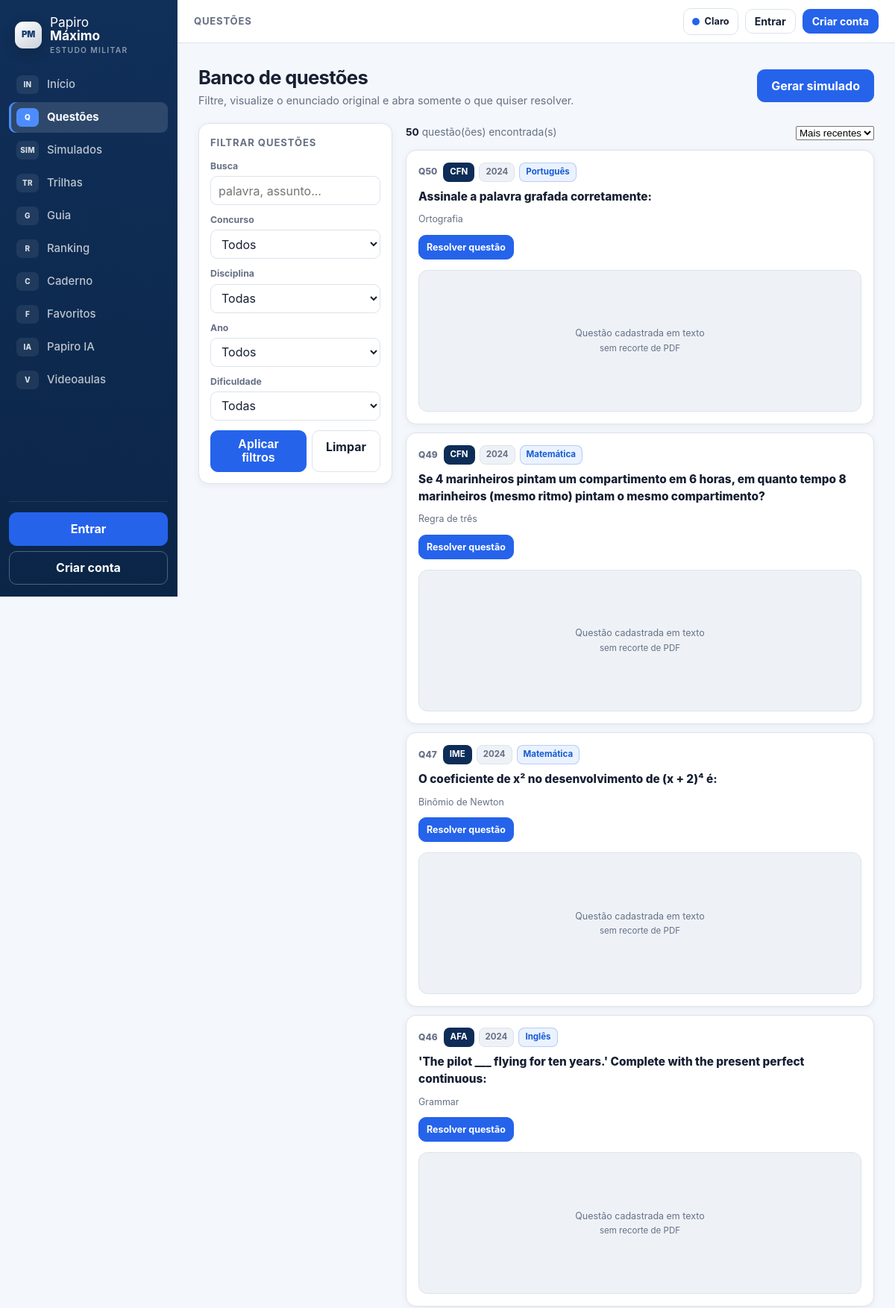
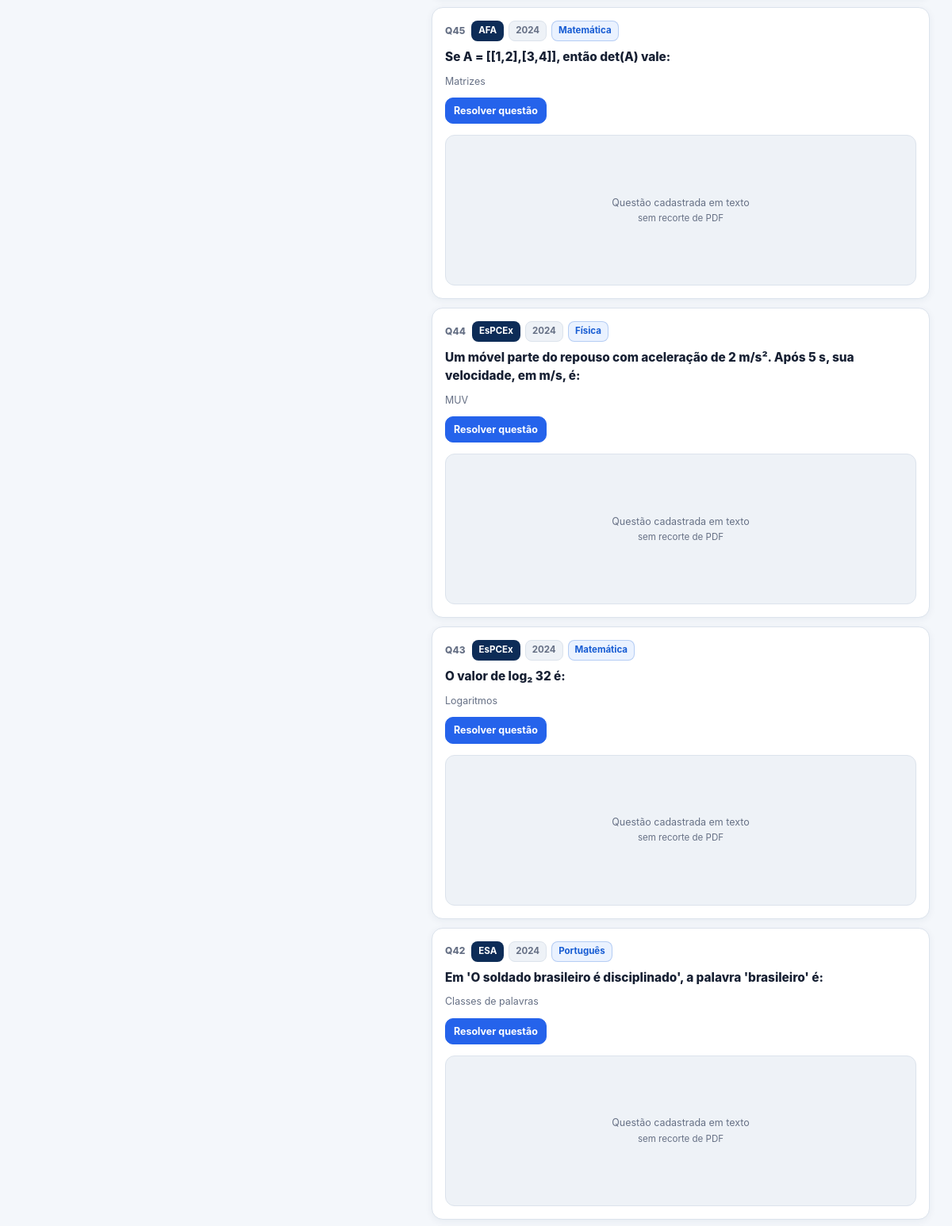
Screenshot of /questoes.php (upper part) with the database file from the repository (2 pictures, top to bottom).
### tables this page shows
CREATE TABLE IF NOT EXISTS questoes (
  id INT AUTO_INCREMENT PRIMARY KEY,
  slug VARCHAR(40) NOT NULL UNIQUE,
  concurso VARCHAR(20) NOT NULL DEFAULT 'Outro',
  ano INT NOT NULL DEFAULT 2024,
  numero INT NOT NULL DEFAULT 0,
  pagina INT NOT NULL DEFAULT 0,
  regiao VARCHAR(32) NOT NULL DEFAULT '',
  materia VARCHAR(50) NOT NULL DEFAULT 'Geral',
  assunto VARCHAR(100) NOT NULL DEFAULT '',
  dificuldade VARCHAR(10) NOT NULL DEFAULT 'Médio',
  enunciado TEXT NOT NULL,
  alt_a TEXT NOT NULL,
  alt_b TEXT NOT NULL,
  alt_c TEXT NOT NULL,
  alt_d TEXT NOT NULL,
  alt_e TEXT NOT NULL,
  gabarito TINYINT NOT NULL DEFAULT -1,
  resolucao TEXT NOT NULL,
  origem VARCHAR(120) NOT NULL DEFAULT '',
  ativo TINYINT NOT NULL DEFAULT 1,
  created_by INT NULL,
  created_at TIMESTAMP DEFAULT CURRENT_TIMESTAMP
);

### includes/config.php (called while the page is built, shortened)
<?php
function url(string $path = ''): string {
    $p = trim($path);
    return BASE_URL . '/' . ltrim($p, '/');
}

### includes/helpers.php (called while the page is built, shortened)
<?php
function concurso_nome(string $c): string { return CONCURSO_NOMES[$c] ?? $c; }
function e($s): string { return htmlspecialchars((string)($s ?? ''), ENT_QUOTES, 'UTF-8'); }

### questoes.php (the view, shortened to what this page needs)
<?php
$user = current_user();
$uid = $user ? (int)$user['id'] : 0;
$pdo = db();
$fBusca = trim((string)($_GET['busca'] ?? ''));
$fOrdem = (string)($_GET['ordem'] ?? 'recentes');
$where = ['q.ativo = 1']; $params = [];
$w = implode(' AND ', $where);
$st = $pdo->prepare("SELECT COUNT(*) FROM questoes q WHERE $w"); $st->execute($params); $total = (int)$st->fetchColumn();
$porPagina = 10; $paginas = max(1, (int)ceil($total / $porPagina)); $pag = min($paginas, max(1, (int)($_GET['pag'] ?? 1))); $offset = ($pag - 1) * $porPagina;
$orderSql = $fOrdem === 'antigas' ? 'q.ano ASC, q.id ASC' : ($fOrdem === 'materia' ? 'q.materia ASC, q.assunto ASC, q.id DESC' : 'q.ano DESC, q.id DESC');
$st = $pdo->prepare("SELECT q.* FROM questoes q WHERE $w ORDER BY $orderSql LIMIT $porPagina OFFSET $offset"); $st->execute($params); $lista = $st->fetchAll();
$respostas = $uid ? user_answers_map($uid, array_column($lista, 'id')) : [];
function preview_data(array $q): ?array {
    if (empty($q['origem']) || (int)($q['pagina'] ?? 0) <= 0) return null;
    $base = basename((string)$q['origem']);
    if (!preg_match('/^(\d*\.?\d+)-(\d*\.?\d+)$/', (string)($q['regiao'] ?? ''), $m)) return null;
    $y0=(float)$m[1]; $y1=(float)$m[2]; if (!($y1>$y0)) return null;
    return ['url'=>url('simulados/' . rawurlencode($base)),'page'=>(int)$q['pagina'],'y0'=>$y0,'y1'=>$y1];
}
include __DIR__ . '/includes/header.php';
?>
<div class="page-head">
  <div><h1>Banco de questões</h1><div class="muted">Filtre, visualize o enunciado original e abra somente o que quiser resolver.</div></div>
  <a class="btn btn-primary" href="<?= e(url('simulados.php')) ?>">Gerar simulado</a>
</div>
<div class="question-layout">
  <aside class="question-filter-panel">
    <h3>Filtrar questões</h3>
    <form method="get">
      <div><label for="busca">Busca</label><input id="busca" name="busca" value="<?= e($fBusca) ?>" placeholder="palavra, assunto..."></div>
      <div><label for="concurso">Concurso</label><select id="concurso" name="concurso"><option value="">Todos</option></select></div>
      <div><label for="materia">Disciplina</label><select id="materia" name="materia"><option value="">Todas</option></select></div>
      <div><label for="ano">Ano</label><select id="ano" name="ano"><option value="">Todos</option></select></div>
      <div><label for="dificuldade">Dificuldade</label><select id="dificuldade" name="dificuldade"><option value="">Todas</option></select></div>
      <div class="filter-actions"><button class="btn btn-primary" type="submit">Aplicar filtros</button><a class="btn" href="<?= e(url('questoes.php')) ?>">Limpar</a></div>
    </form>
  </aside>
  <section class="question-results">
    <div class="question-results-toolbar">
      <div class="question-count"><b><?= number_format($total,0,',','.') ?></b> questão(ões) encontrada(s)</div><span class="grow"></span>
      <form method="get"><select name="ordem" onchange="this.form.submit()"><option value="recentes" <?= $fOrdem==='recentes'?'selected':'' ?>>Mais recentes</option></select></form>
    </div>
    <?php foreach($lista as $q):
      $r=$respostas[(int)$q['id']]??null; $pv=preview_data($q);
      $snippet=trim(preg_replace('/\s+/u',' ',strip_tags((string)$q['enunciado']))??'');
    ?>
    <article class="question-card">
      <div class="question-card-main">
        <div class="question-meta"><span class="question-id">Q<?= (int)$q['id'] ?></span><span class="badge b-navy"><?= e(concurso_nome((string)$q['concurso'])) ?></span><?php if((int)$q['ano']>0): ?><span class="badge"><?= (int)$q['ano'] ?></span><?php endif; ?><span class="badge b-blue"><?= e($q['materia']) ?></span></div>
        <p class="question-title"><?= e($snippet) ?></p>
        <div class="question-topic"><?= e((string)$q['assunto']) ?><?= (int)($q['pagina']??0)>0 ? ' · PDF p. '.(int)$q['pagina'] : '' ?></div>
        <div class="question-actions"><a class="btn btn-primary" href="<?= e(url('resolver.php?id='.(int)$q['id'])) ?>">Resolver questão</a></div>
      </div>
      <?php if($pv): ?>
        <figure class="question-preview" data-question-preview data-pdf="<?= e($pv['url']) ?>" data-page="<?= (int)$pv['page'] ?>" data-y0="<?= e((string)$pv['y0']) ?>" data-y1="<?= e((string)$pv['y1']) ?>">
          <div class="question-preview-head"><b>Print da questão original</b><a href="<?= e($pv['url'] . '#page=' . (int)$pv['page']) ?>" target="_blank" rel="noopener">Abrir PDF</a></div>
          <div class="question-preview-placeholder">Carregando print da questão...</div>
          <canvas hidden aria-label="Prévia visual da questão"></canvas>
          <figcaption>PDF original · página <?= (int)$pv['page'] ?></figcaption>
        </figure>
      <?php else: ?><div class="question-preview"><div class="question-preview-placeholder">Questão cadastrada em texto<br><span class="question-source-note">sem recorte de PDF</span></div></div><?php endif; ?>
    </article>
    <?php endforeach; ?>
  </section>
</div>
<?php include __DIR__ . '/includes/footer.php'; ?>

### assets/css/style.css (style rules this page uses)
:root { --navy:#0b1b33; --navy2:#13294f; --navy3:#1d3a68; --gold:#e3a82b; --gold2:#f5c451; --gold-soft:#fdf3d7; --bg:#f1ecdd; --card:#fffdf6; --line:#e2d9c2; --ink:#1d2433; --muted:#6f6a5c; --ok:#15803d; --ok-bg:#e5f5e9; --err:#b91c1c; --err-bg:#fdecec; --info:#1d4ed8; --info-bg:#e8effe; --radius:14px; --shadow:0 2px 10px rgba(11,27,51,.08); }
* { box-sizing:border-box }
html { -webkit-text-size-adjust:100% }
body { margin:0;font-family:"Segoe UI",system-ui,-apple-system,Roboto,Arial,sans-serif;background:var(--bg);color:var(--ink);line-height:1.55 }
a { color:var(--navy3);text-decoration:none }
.muted { color:var(--muted);font-size:.9em }
.page-head { display:flex;align-items:center;gap:12px;margin:4px 0 16px;flex-wrap:wrap }
.page-head h1 { font-size:1.5rem;margin:0;color:var(--navy) }
.btn { display:inline-block;border:1px solid var(--navy);background:#fff;color:var(--navy);border-radius:10px;padding:9px 18px;font-weight:600;cursor:pointer;font-size:1rem }
.badge { display:inline-block;font-size:.78rem;font-weight:700;border-radius:20px;padding:2px 11px;background:#ece7d6;color:#5b5545;border:1px solid #d8cfb4;white-space:nowrap }
.b-navy { background:var(--navy);color:#fff;border-color:var(--navy) }
.b-blue { background:var(--info-bg);color:var(--info);border-color:#c3d3f5 }

### rows the page displays
questoes: id "50", concurso "CFN", ano "2024", materia "Português", enunciado "Assinale a palavra grafada corretamente:", assunto "Ortografia"
questoes: id "49", concurso "CFN", ano "2024", materia "Matemática", enunciado "Se 4 marinheiros pintam um compartimento em 6 horas, em quanto tempo 8 marinheiros (mesmo ritmo) pintam o mesmo compartimento?", assunto "Regra de três"
questoes: id "47", concurso "IME", ano "2024", materia "Matemática", enunciado "O coeficiente de x² no desenvolvimento de (x + 2)⁴ é:", assunto "Binômio de Newton"
questoes: id "46", concurso "AFA", ano "2024", materia "Inglês", enunciado "'The pilot ___ flying for ten years.' Complete with the present perfect continuous:", assunto "Grammar"
questoes: id "45", concurso "AFA", ano "2024", materia "Matemática", enunciado "Se A = [[1,2],[3,4]], então det(A) vale:", assunto "Matrizes"
questoes: id "44", concurso "EsPCEx", ano "2024", materia "Física", enunciado "Um móvel parte do repouso com aceleração de 2 m/s². Após 5 s, sua velocidade, em m/s, é:", assunto "MUV"
questoes: id "43", concurso "EsPCEx", ano "2024", materia "Matemática", enunciado "O valor de log₂ 32 é:", assunto "Logaritmos"
questoes: id "42", concurso "ESA", ano "2024", materia "Português", enunciado "Em 'O soldado brasileiro é disciplinado', a palavra 'brasileiro' é:", assunto "Classes de palavras"

### other values shown
$icon "IN"
$label "Início"
$icon "Q"
$label "Questões"
$icon "SIM"
$label "Simulados"
$icon "TR"
$label "Trilhas"
$icon "G"
$label "Guia"
$icon "R"
$label "Ranking"
$icon "C"
$label "Caderno"
$icon "F"
